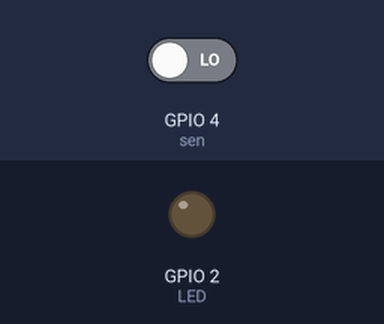
A program run on a simulated ESP8266 board running MicroPython. Shown: output pins drawn as LEDs (lit = HIGH, except the on-board LED, lit = LOW). Inputs (shaded band) come from the test bench; at power-on: GPIO 4 (sen) LOW. The board's own WiFi access point starts at once; web requests get an empty 200 reply after 0.4 s; a WiFi scan finds one network, HomeNet; what the program prints to the serial console is not drawn.

Above: at 6.6 s.
6.7 s: GPIO 4 (sen) driven HIGH
At 6.9 s:
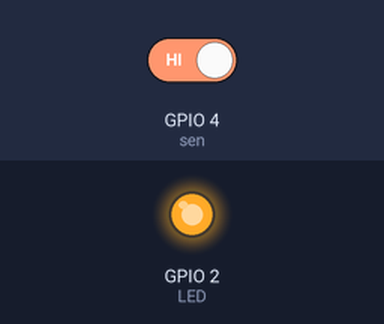
Timing chart, 0 to 9.7 s (numbered marks = the images above; inputs shaded):
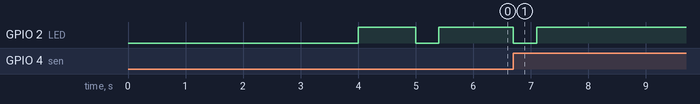

Measured:
- after the input at 6.7 s, GPIO 2 (LED): HIGH → LOW at once, → HIGH 0.40 s later

The program:

main.py
```python
def http_get(url):
    _, _, host, path = url.split('/', 3)
    addr = socket.getaddrinfo(host, 80)[0][-1]
    s = socket.socket()
    s.connect(addr)
    s.send(bytes('GET /%s HTTP/1.0\r\nHost: %s\r\n\r\n' % (path, host), 'utf8'))
    while True:
        data = s.recv(100)
        if data:
            print(str(data, 'utf8'), end='')
        else:
            break
    s.close()

def heroku_mess_request():
    LED = machine.Pin(2, machine.Pin.OUT)
    LED.value(not LED.value())
    http_get("http://***.herokuapp.com/esp")
    print("Data sent\n")
    LED.value(not LED.value())

def heroku_wake_up_request():
    LED = machine.Pin(2, machine.Pin.OUT)
    LED.value(not LED.value())
    http_get("http://***.herokuapp.com/")
    gc.collect()
    LED.value(not LED.value())

def set_wifi_connection(wifis_arr):
    wlan = network.WLAN(network.STA_IF)
    ssid, password, first = '', '', True
    wlan.active(True)
    scanned = wlan.scan()
    for i in scanned:
        for wifi in wifis_arr:
            if(i[0].decode() == wifi[0]):
                if(first):
                    ssid, password, first = wifi[0], wifi[1], False
    if(ssid == ''):
        wlan.active(False)
        return False
    else:
        wlan.connect(ssid, password)
        machine.Pin(2, machine.Pin.OUT).off()
        time.sleep(2)
        machine.Pin(2, machine.Pin.OUT).on()
        time.sleep(1)
        return wlan
def set_wifi_access_point(ssid, passw):
    ap = network.WLAN(network.AP_IF)
    ap.active(True)
    ap.config(essid=ssid, password=passw)
    machine.Pin(2, machine.Pin.OUT).off()
    time.sleep(2)
    machine.Pin(2, machine.Pin.OUT).on()
    time.sleep(1)
    return ap

st = set_wifi_connection([('SSID', 'password')])
ap = set_wifi_access_point('mAccessPoint', 'password')

def sen_hander(p):
    heroku_mess_request()
    print("Something Moving!")

sen = machine.Pin(4, machine.Pin.IN)
sen.irq(handler= sen_hander, trigger= machine.Pin.IRQ_RISING)

min_couter = 0
def timer_callback(t):
    global min_couter
    min_couter += 1
    if(9 < min_couter):
        heroku_wake_up_request()
        min_couter = 0
        print("Heroku wake up request sent")
    else:
        print(min_couter)

tim = machine.Timer(-1)
tim.init(period=60000, mode=machine.Timer.PERIODIC, callback=timer_callback)

heroku_wake_up_request()

gc.collect()
```

boot.py
```python
import uos, machine, gc, webrepl, os, socket, time, network

webrepl.start()

def print_file(file_name):
    file_arr = open(file_name).read().split('\n')
    for line in file_arr:
        print(line)

def print_m():
    print_file("main.py")
```
